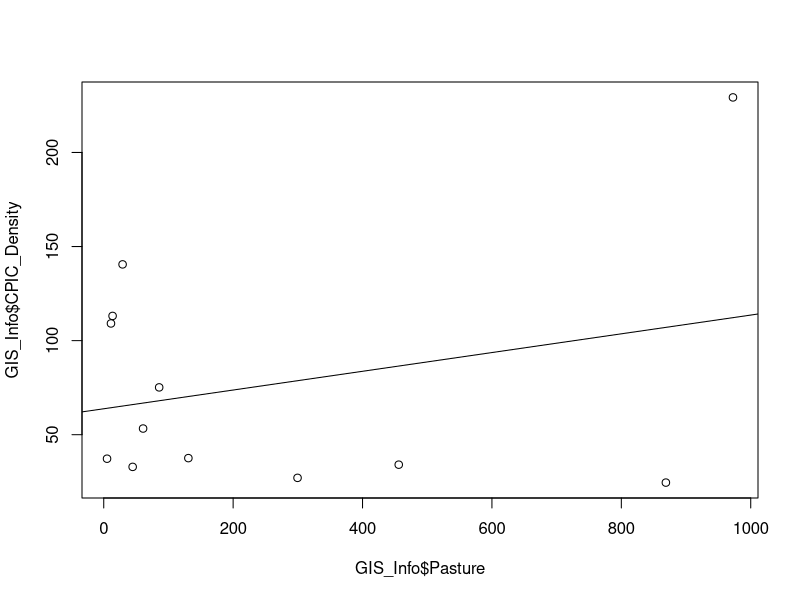
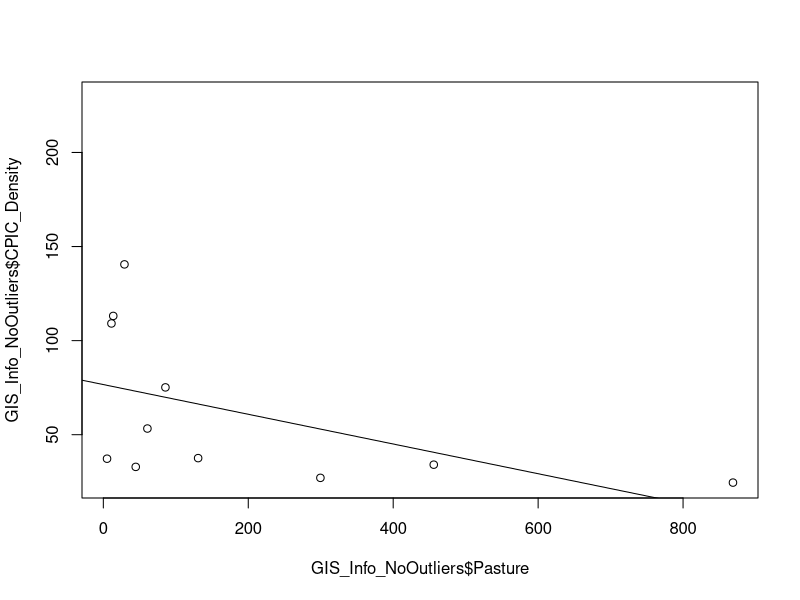
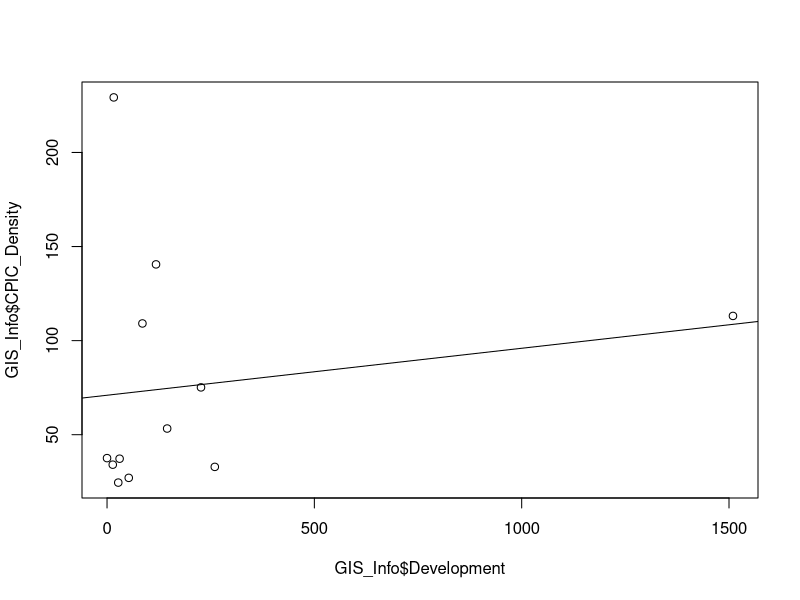
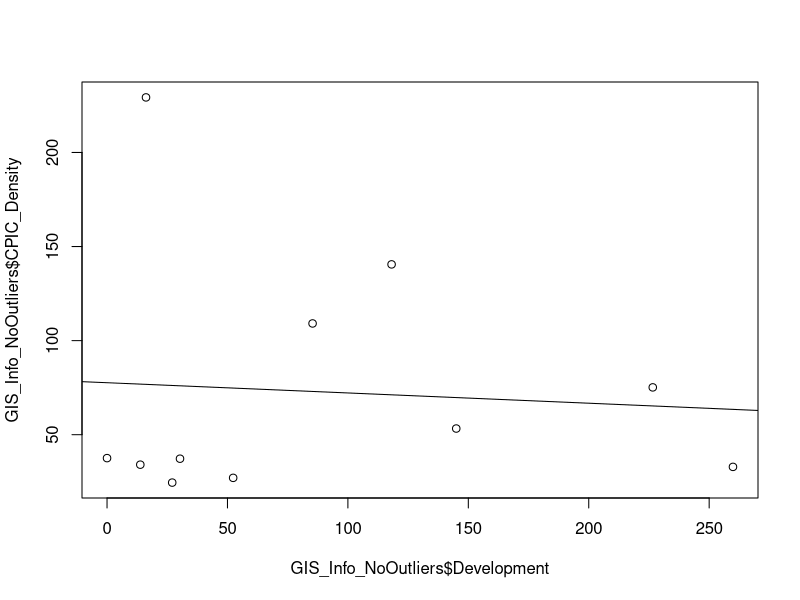
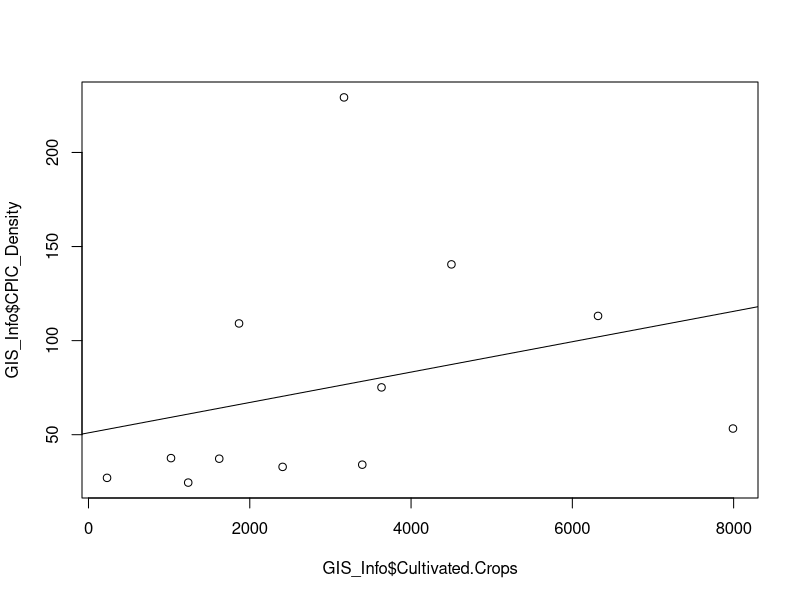
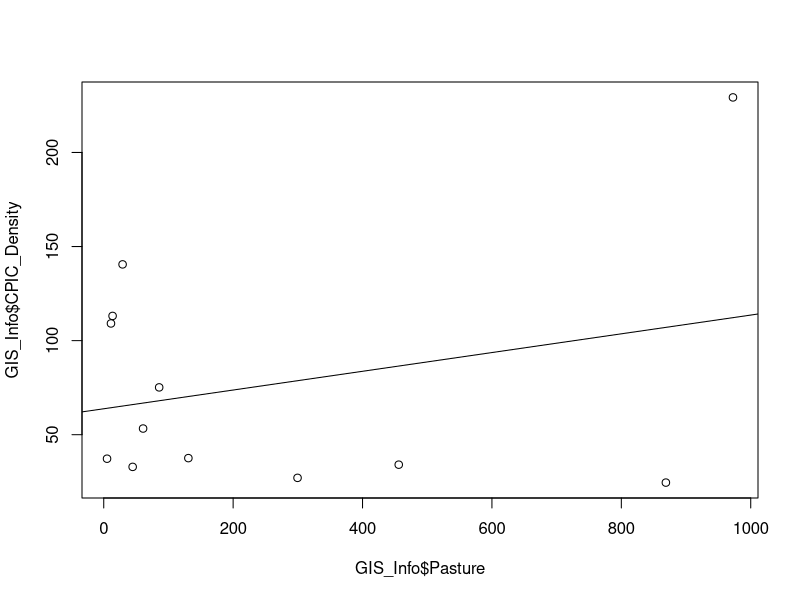
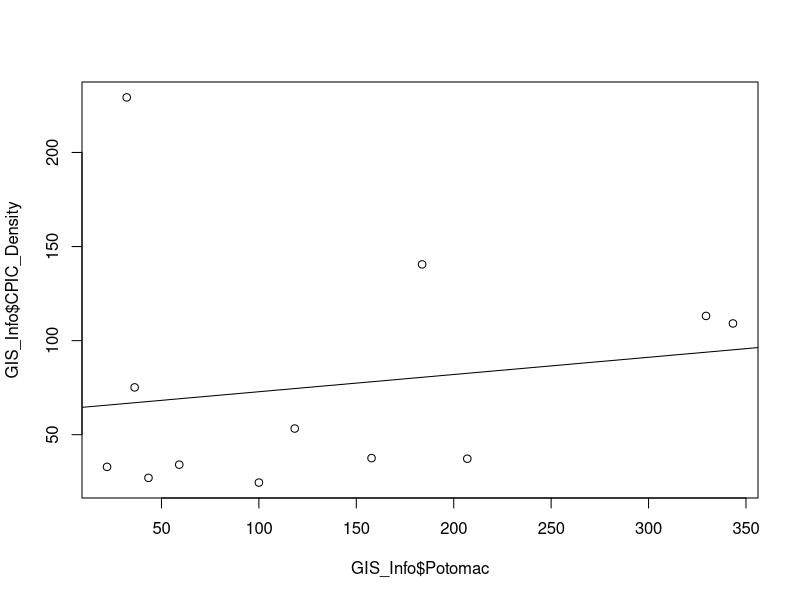

Generate these figures, in order, with R: (Note: this script raises an error after producing the figures.)
##### Land Use Distances and Density Graphs #########

GIS_Info <- read.csv(file = "Data/SiteDistances_Edited.csv", stringsAsFactors = FALSE)
GIS_Info_NoOutliers <- read.csv(file = "Data/LandUse_NoOutliers.csv", stringsAsFactors = FALSE)

plot(GIS_Info$Pasture, GIS_Info$CPIC_Density)
abline(lm(GIS_Info$CPIC_Density ~ GIS_Info$Pasture, col = "red"))

plot(GIS_Info_NoOutliers$Pasture, GIS_Info_NoOutliers$CPIC_Density)
abline(lm(GIS_Info_NoOutliers$CPIC_Density ~ GIS_Info_NoOutliers$Pasture, col = "red"))

plot(GIS_Info$Development, GIS_Info$CPIC_Density)
abline(lm(GIS_Info$CPIC_Density ~ GIS_Info$Development, col = "red"))

plot(GIS_Info_NoOutliers$Development, GIS_Info_NoOutliers$CPIC_Density)
abline(lm(GIS_Info_NoOutliers$CPIC_Density ~ GIS_Info_NoOutliers$Development, col = "red"))


plot(GIS_Info$Cultivated.Crops, GIS_Info$CPIC_Density)
abline(lm(GIS_Info$CPIC_Density ~ GIS_Info$Cultivated.Crops, col = "red"))


plot(GIS_Info$Pasture, GIS_Info$CPIC_Density)
abline(lm(GIS_Info$CPIC_Density ~ GIS_Info$Pasture, col = "red"))


plot(GIS_Info$Potomac, GIS_Info$CPIC_Density)
abline(lm(GIS_Info$CPIC_Density ~ GIS_Info$Potomac, col = "red"))
remove.outliers
